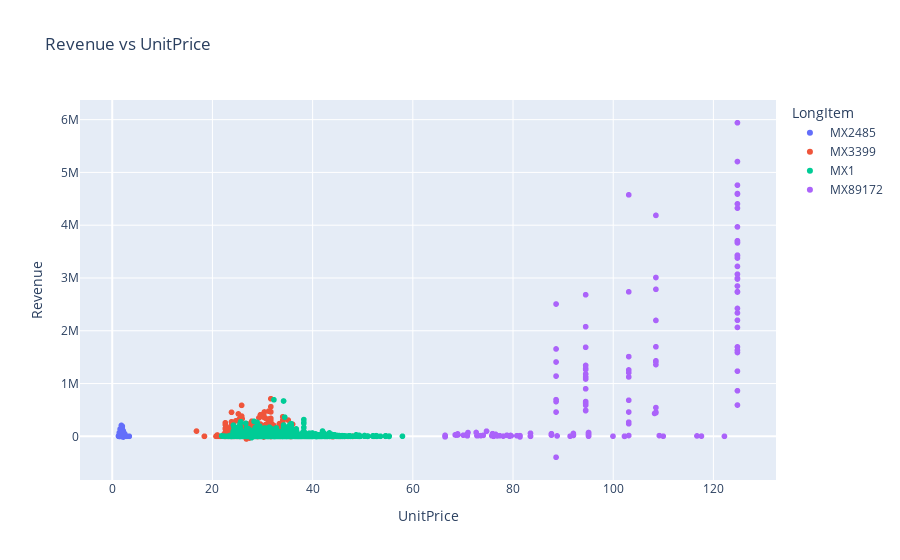

Notebook code for this chart:
### Markdown cell above
## Revenue vs Unit Price

### Code cell
fig = px.scatter(df, x='UnitPrice', y='Revenue', color='LongItem', title='Revenue vs UnitPrice')
fig.show()

### Figure 1 — Plotly figure (JSON) as saved in the notebook; plotly's stock layout.template omitted (floating-point values rounded to 4 significant figures; data arrays with more than 128 entries replaced by an {"elided": "..."} marker saying what was removed)
{"data": [{"hovertemplate": "LongItem=MX2485<br>UnitPrice=%{x}<br>Revenue=%{y}<extra></extra>", "legendgroup": "MX2485", "marker": {"color": "#636efa", "symbol": "circle"}, "mode": "markers", "name": "MX2485", "showlegend": true, "type": "scattergl", "x": {"elided": "309 float values"}, "xaxis": "x", "y": {"elided": "309 float values"}, "yaxis": "y"}, {"hovertemplate": "LongItem=MX3399<br>UnitPrice=%{x}<br>Revenue=%{y}<extra></extra>", "legendgroup": "MX3399", "marker": {"color": "#EF553B", "symbol": "circle"}, "mode": "markers", "name": "MX3399", "showlegend": true, "type": "scattergl", "x": {"elided": "2315 float values"}, "xaxis": "x", "y": {"elided": "2315 float values"}, "yaxis": "y"}, {"hovertemplate": "LongItem=MX1<br>UnitPrice=%{x}<br>Revenue=%{y}<extra></extra>", "legendgroup": "MX1", "marker": {"color": "#00cc96", "symbol": "circle"}, "mode": "markers", "name": "MX1", "showlegend": true, "type": "scattergl", "x": {"elided": "3190 float values"}, "xaxis": "x", "y": {"elided": "3190 float values"}, "yaxis": "y"}, {"hovertemplate": "LongItem=MX89172<br>UnitPrice=%{x}<br>Revenue=%{y}<extra></extra>", "legendgroup": "MX89172", "marker": {"color": "#ab63fa", "symbol": "circle"}, "mode": "markers", "name": "MX89172", "showlegend": true, "type": "scattergl", "x": {"elided": "158 float values"}, "xaxis": "x", "y": {"elided": "158 float values"}, "yaxis": "y"}], "layout": {"legend": {"title": {"text": "LongItem"}, "tracegroupgap": 0}, "title": {"text": "Revenue vs UnitPrice"}, "xaxis": {"anchor": "y", "domain": [0, 1], "title": {"text": "UnitPrice"}}, "yaxis": {"anchor": "x", "domain": [0, 1], "title": {"text": "Revenue"}}}}
